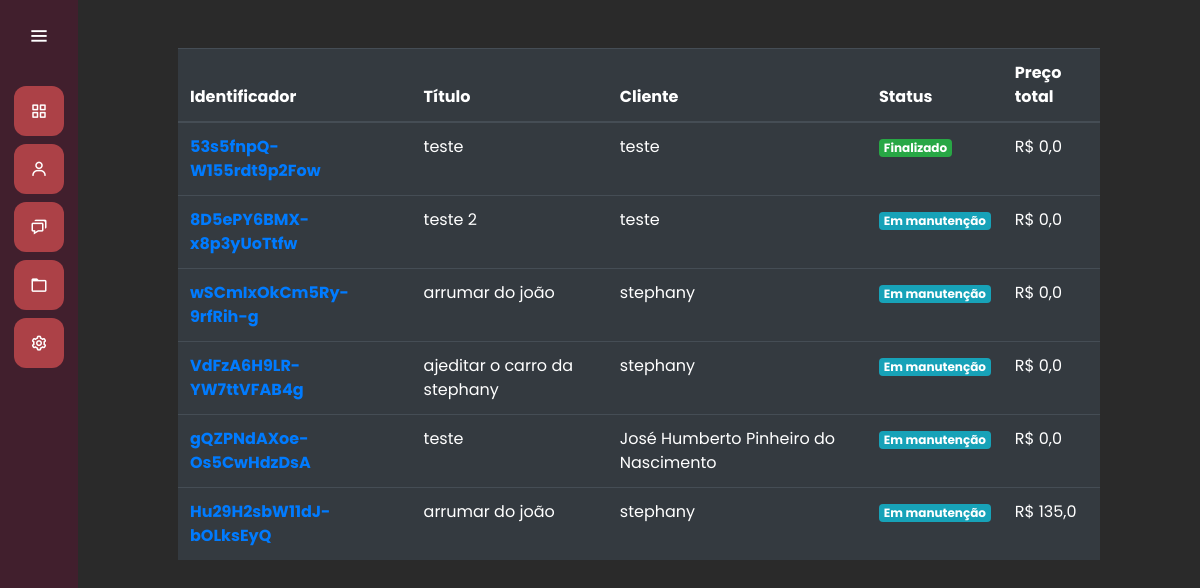
Before: /servicos/listar_servico/ with the older database file.
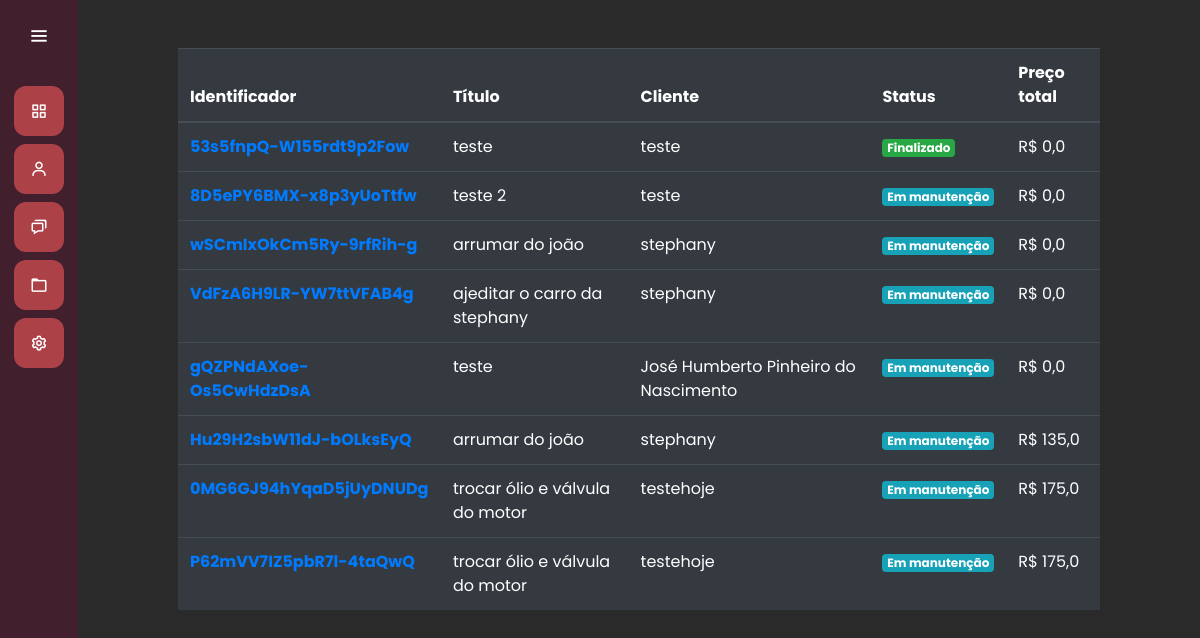
After: the same page with the newer database file.
### servicos/models.py (models this page shows, shortened)
class Servico(models.Model):
    titulo = models.CharField(max_length=30)
    cliente = models.ForeignKey(Cliente, on_delete=models.SET_NULL, null=True)
    categoria_manutencao = models.ManyToManyField(CategoriaManutencao)
    data_inicio = models.DateField(null=True)
    data_entrega = models.DateField(null=True)
    finalizado = models.BooleanField(default=False)
    protocole = models.CharField(max_length=52, null=True, blank=True)
    identificador = models.CharField(max_length=24, null=True, blank=True)
    servicos_adicionais = models.ManyToManyField(ServicoAdicional)
    def __str__(self) -> str:
        return self.titulo
    def preco_total(self):
        preco_total = float(0)
        for categoria in self.categoria_manutencao.all():
            preco_total += float(categoria.preco)
        return preco_total

class CategoriaManutencao(models.Model):
    titulo = models.CharField(max_length=3, choices=ChoicesCategoriaManutencao.choices)
    preco = models.DecimalField(max_digits=8, decimal_places=2)

### clientes/models.py (models this page shows)
class Cliente(models.Model):
    nome = models.CharField(max_length=50)
    sobrenome = models.CharField(max_length=50)
    email = models.EmailField(max_length=50)
    cpf = models.CharField(max_length=12)
    def __str__(self) -> str:
        return self.nome

### servicos/views.py (the view)
# urls.py: path('listar_servico/', views.listar_servico, name="listar_servico"),
def listar_servico(request):
    if request.method == "GET":
        servicos = Servico.objects.all()
        print(servicos)
        return render(request, 'listar_servico.html', {'servicos': servicos})

### servicos/templates/listar_servico.html
{% extends 'base.html' %}
{% load static %}
{% block 'head' %}
    <link rel="stylesheet" href="{% static 'clientes/css/clientes.css' %}">
    <link rel="stylesheet" href="{% static 'servicos/css/listar_servico.css' %}">
{% endblock %}
{% block 'dashboard' %}
    <br>
    <br>
    <div class="container-fluid distanciamento">
        <table class="table table-dark">
        <thead>
            <tr>
            <th scope="col">Identificador</th>
            <th scope="col">Título</th>
            <th scope="col">Cliente</th>
            <th scope="col">Status</th>
            <th scope="col">Preço total</th>
            </tr>
        </thead>
        <tbody>
            {% for servico in servicos %}
                <tr>
                    <th><a href="{% url 'servico' servico.identificador %}">{{servico.identificador}}</a></th>
                    <td>{{servico.titulo}}</td>
                    <td>{{servico.cliente}}</td>
                    <td>
                    {% if servico.finalizado %}
                        <span class="badge badge-success">Finalizado</span>
                    {% else %}
                        <span class="badge badge-info">Em manutenção</span>
                    {% endif %}
                    </td>
                    <td>R$ {{servico.preco_total}}</td>
                </tr>
            {% endfor %}
        </tbody>
        </table>
{% endblock %}

### templates/base.html (shortened to what this page needs)
{% load static %}
<!doctype html>
<html lang="pt-BR">
  <head>
    <link rel="stylesheet" href="https://cdn.jsdelivr.net/npm/bootstrap@4.6.1/dist/css/bootstrap.min.css">
    <link rel="stylesheet" href="{% static 'general/css/base.css' %}">
    <link rel="stylesheet" href="{% static 'general/css/general.css' %}">
    <link href='https://unpkg.com/boxicons@2.0.7/css/boxicons.min.css' rel='stylesheet'>
    {% block 'head' %}{% endblock %}
  </head>
  <body>
    <div class="sidebar">
        <div class="logo-details">
            <i class='bx bx-menu' id="btn" ></i>
        </div>
        <ul class="nav-list">
          <li>
            <a href="#">
              <i class='bx bx-grid-alt'></i>
            </a>
          </li>
          <li>
          <a href="{% url 'clientes' %}">
            <i class='bx bx-user' ></i>
          </a>
        </li>
        <li>
          <a href="#">
            <i class='bx bx-chat' ></i>
          </a>
        </li>
        <li>
          <a href="#">
            <i class='bx bx-folder' ></i>
          </a>
        </li>
        <li>
          <a href="#">
            <i class='bx bx-cog' ></i>
          </a>
        </li>
        </ul>
      </div>
      <section class="home-section">
          {% block 'dashboard'%}
          {% endblock %}
      </section>
  </body>
</html>

### templates/static/general/css/base.css (style rules this page uses)
* { margin: 0; padding: 0; box-sizing: border-box; font-family: "Poppins" , sans-serif; }
.sidebar { position: fixed; left: 0; top: 0; height: 100%; width: 78px; background: var(--dark-color); padding: 6px 14px; z-index: 99; transition: all 0.5s ease; }
.sidebar .logo-details { height: 60px; display: flex; align-items: center; position: relative; }
.sidebar .logo-details #btn { position: absolute; top: 50%; right: 0; transform: translateY(-50%); font-size: 22px; transition: all 0.4s ease; font-size: 23px; text-align: center; cursor: pointer; transition: all 0.5s ease; }
.sidebar i { color: #fff; height: 60px; min-width: 50px; font-size: 28px; text-align: center; line-height: 60px; }
.sidebar .nav-list { margin-top: 20px; height: 100%; }
.sidebar li { position: relative; margin: 8px 0; list-style: none; }
.sidebar li a { display: flex; height: 100%; width: 100%; border-radius: 12px; align-items: center; text-decoration: none; transition: all 0.4s ease; background: var(--main-color); }
.sidebar li i { height: 50px; line-height: 50px; font-size: 18px; border-radius: 12px; }
.home-section { position: relative; min-height: 100vh; top: 0; background: #2A2A2A; left: 78px; color: white; width: calc(100% - 78px); transition: all 0.5s ease; z-index: 2; }

### templates/static/general/css/general.css (style rules this page uses)
:root { --main-color: #ac4147; --dark-color: #411f2d; --light-color: #ffc27f; --contrast-color: #f88863; --differential-color: #ffe29a; }

### templates/static/servicos/css/listar_servico.css (style rules this page uses)
.distanciamento { padding-left: 100px; padding-right: 100px; }

Changed rows visible on the page:
added Servico: identificador "0MG6GJ94hYqaD5jUyDNUDg", titulo "trocar ólio e válvula do motor", cliente "testehoje", finalizado "Em manutenção", preco_total "175,0"
added Servico: identificador "P62mVV7IZ5pbR7l-4taQwQ", titulo "trocar ólio e válvula do motor", cliente "testehoje", finalizado "Em manutenção", preco_total "175,0"
